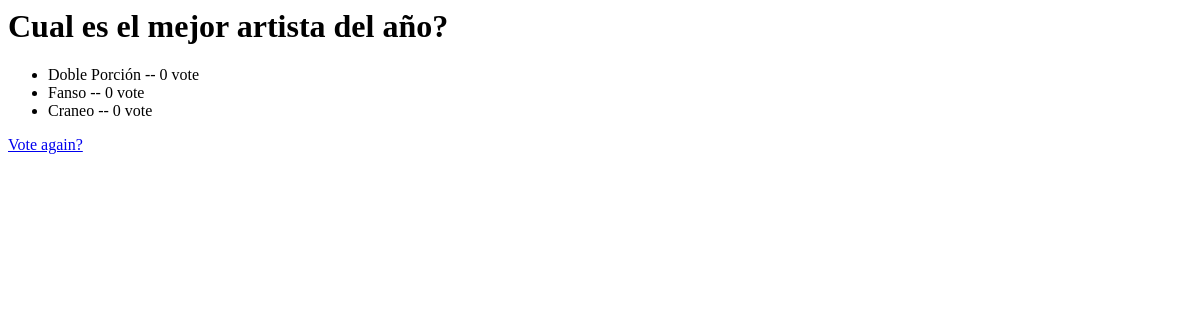
The app's page /polls/1/results/, older data.
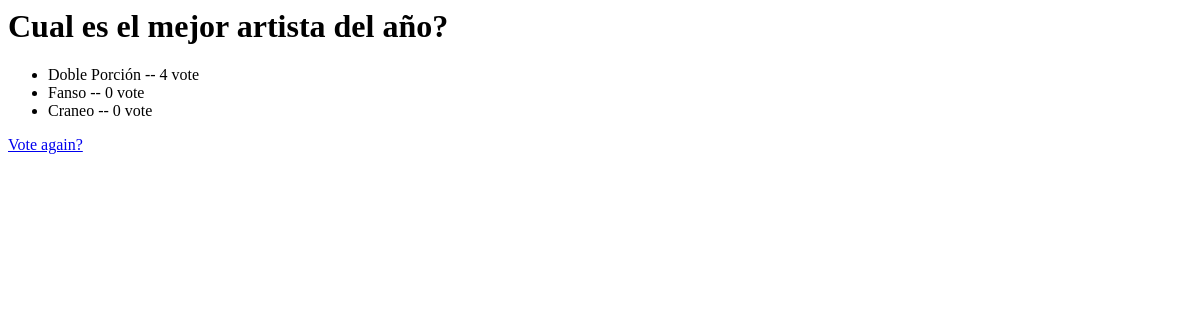
The same page, newer data.
### polls/models.py (models this page shows, shortened)
class Choice(models.Model):
    question = models.ForeignKey(Question, on_delete=models.CASCADE)
    choise_text = models.CharField(max_length = 200)
    votes = models.IntegerField(default = 0)

### polls/views.py (the view)
# urls.py: path('<int:question_id>/results/', views.results, name='Results'),
def results(request, question_id):
    question = get_object_or_404(Question, pk=question_id)
    return render(request, 'polls/results.html',{
        'question': question
        }
    )

### polls/Templates/polls/results.html
<h1>{{question.question_text}}</h1>
<ul>
    {% for choice in question.choice_set.all %}
        <li>{{ choice.choise_text }} -- {{choice.votes}} vote{{ choce.votes | pluralize }}</li>
    {% endfor %}
</ul>
<a href="{% url 'polls:Detail' question.id %}">Vote again?</a>

Row changes from the older to the newer data that the page shows:
changed Choice "Doble Porción": votes "0" → "4"
